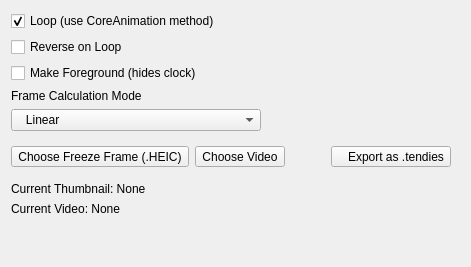
         <widget class="QWidget" name="videoPage">
          <layout class="QVBoxLayout" name="verticalLayout_8">
           <item>
            <widget class="QCheckBox" name="useCALoopChk">
             <property name="text">
              <string>Loop (use CoreAnimation method)</string>
             </property>
             <property name="checked">
              <bool>true</bool>
             </property>
            </widget>
           </item>
           <item>
            <widget class="QCheckBox" name="reverseLoopChk">
             <property name="text">
              <string>Reverse on Loop</string>
             </property>
            </widget>
           </item>
           <item>
            <widget class="QCheckBox" name="foregroundChk">
             <property name="text">
              <string>Make Foreground (hides clock)</string>
             </property>
            </widget>
           </item>
           <item>
            <widget class="QLabel" name="label_3">
             <property name="text">
              <string>Frame Calculation Mode</string>
             </property>
            </widget>
           </item>
           <item>
            <widget class="QComboBox" name="calcModeDrp">
             <property name="maximumSize">
              <size>
               <width>250</width>
               <height>16777215</height>
              </size>
             </property>
             <item>
              <property name="text">
               <string>   Linear</string>
              </property>
             </item>
             <item>
              <property name="text">
               <string>   Discrete</string>
              </property>
             </item>
            </widget>
           </item>
           <item>
            <widget class="QWidget" name="widget_3" native="true">
             <property name="minimumSize">
              <size>
               <width>0</width>
               <height>0</height>
              </size>
             </property>
             <layout class="QHBoxLayout" name="horizontalLayout">
              <property name="leftMargin">
               <number>0</number>
              </property>
              <item>
               <widget class="QToolButton" name="freezeFrameBtn">
                <property name="text">
                 <string>Choose Freeze Frame (.HEIC)</string>
                </property>
               </widget>
              </item>
              <item>
               <widget class="QToolButton" name="chooseVideoBtn">
                <property name="text">
                 <string>Choose Video</string>
                </property>
               </widget>
              </item>
              <item>
               <spacer name="horizontalSpacer_2">
                <property name="orientation">
                 <enum>Qt::Horizontal</enum>
                </property>
                <property name="sizeHint" stdset="0">
                 <size>
                  <width>40</width>
                  <height>20</height>
                 </size>
                </property>
               </spacer>
              </item>
              <item>
               <widget class="QToolButton" name="exportTendiesBtn">
                <property name="text">
                 <string>   Export as .tendies</string>
                </property>
                <property name="icon">
                 <iconset resource="resources.qrc">
                  <normaloff>:/icon/export.svg</normaloff>:/icon/export.svg</iconset>
                </property>
                <property name="toolButtonStyle">
                 <enum>Qt::ToolButtonTextBesideIcon</enum>
                </property>
               </widget>
              </item>
             </layout>
            </widget>
           </item>
           <item>
            <widget class="QLabel" name="label_4">
             <property name="text">
              <string>Current Thumbnail: None</string>
             </property>
            </widget>
           </item>
           <item>
            <widget class="QLabel" name="label_5">
             <property name="text">
              <string>Current Video: None</string>
             </property>
            </widget>
           </item>
           <item>
            <spacer name="verticalSpacer_6">
             <property name="orientation">
              <enum>Qt::Vertical</enum>
             </property>
             <property name="sizeHint" stdset="0">
              <size>
               <width>20</width>
               <height>40</height>
              </size>
             </property>
            </spacer>
           </item>
          </layout>
         </widget>
